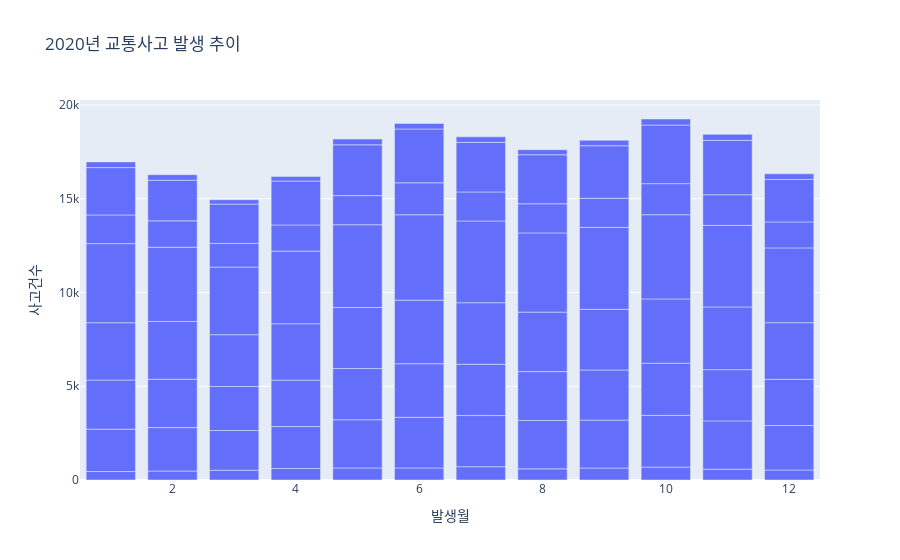

Notebook source saved alongside this figure:
### Markdown cell above
### 3. 종합된 데이터 셋에 대한 분석 및 시각화

### Code cell
# 월별 사고 건수
fig = px.bar(df_accident, x="발생월", y="사고건수", title="2020년 교통사고 발생 추이")
fig.show()

cs.tools.get_embed(cs.plotly.plot(fig, filename="월별 사고 건수", auto_open=False))

### Figure 1 — Plotly figure (JSON) as saved in the notebook; plotly's stock layout.template omitted (floating-point values rounded to 4 significant figures)
{"data": [{"alignmentgroup": "True", "hovertemplate": "발생월=%{x}<br>사고건수=%{y}<extra></extra>", "legendgroup": "", "marker": {"color": "#636efa", "pattern": {"shape": ""}}, "name": "", "offsetgroup": "", "orientation": "v", "showlegend": false, "textposition": "auto", "type": "bar", "x": [1, 1, 1, 1, 1, 1, 1, 1, 2, 2, 2, 2, 2, 2, 2, 2, 3, 3, 3, 3, 3, 3, 3, 3, 4, 4, 4, 4, 4, 4, 4, 4, 5, 5, 5, 5, 5, 5, 5, 5, 6, 6, 6, 6, 6, 6, 6, 6, 7, 7, 7, 7, 7, 7, 7, 7, 8, 8, 8, 8, 8, 8, 8, 8, 9, 9, 9, 9, 9, 9, 9, 9, 10, 10, 10, 10, 10, 10, 10, 10, 11, 11, 11, 11, 11, 11, 11, 11, 12, 12, 12, 12, 12, 12, 12, 12], "xaxis": "x", "y": [452, 2260, 2620, 3057, 4218, 1529, 2527, 305, 480, 2315, 2580, 3080, 3961, 1407, 2167, 295, 521, 2120, 2346, 2762, 3608, 1262, 2097, 233, 612, 2238, 2478, 3006, 3874, 1394, 2344, 240, 644, 2570, 2730, 3256, 4416, 1554, 2708, 306, 644, 2700, 2858, 3391, 4555, 1704, 2870, 295, 709, 2728, 2738, 3281, 4359, 1549, 2648, 290, 596, 2582, 2604, 3173, 4225, 1552, 2618, 266, 640, 2555, 2671, 3239, 4372, 1550, 2801, 296, 689, 2760, 2783, 3426, 4492, 1657, 3124, 324, 578, 2575, 2733, 3345, 4351, 1632, 2902, 322, 534, 2372, 2465, 3020, 3990, 1385, 2266, 298], "yaxis": "y"}], "layout": {"barmode": "relative", "legend": {"tracegroupgap": 0}, "title": {"text": "2020년 교통사고 발생 추이"}, "xaxis": {"anchor": "y", "domain": [0, 1], "title": {"text": "발생월"}}, "yaxis": {"anchor": "x", "domain": [0, 1], "title": {"text": "사고건수"}}}}
